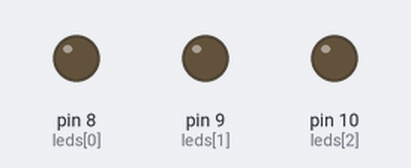
Bench run of a sketch on a simulated Arduino Uno, built with avr-gcc and run on an emulated ATmega328P. Shown: output pins drawn as LEDs (lit = HIGH).

Above: at 0.15 s.
At 1.05 s:
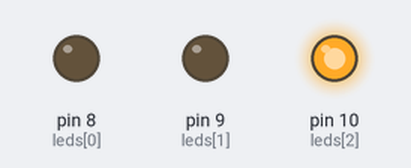
At 1.65 s:
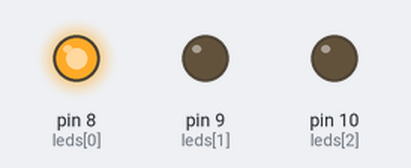
At 2.55 s:
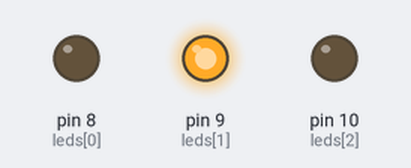
Timing chart, 0 to 3.0 s (numbered marks = the images above):
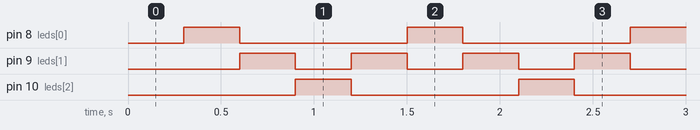

The sketch:

08_knight_rider_scanner.ino
```cpp
/*
 * Challenge #8: Knight Rider LED Scanner
 *
 * Objective:
 * Create a moving LED scanner effect similar to the
 * Knight Rider car or Cylon eye effect.
 *
 * Hardware:
 *
 *   LED1 -> Pin 8
 *   LED2 -> Pin 9
 *   LED3 -> Pin 10
 *   LED4 -> Pin 11
 *   LED5 -> Pin 12
 *
 * Behaviour:
 *
 *   ● ○ ○ ○ ○
 *   ○ ● ○ ○ ○
 *   ○ ○ ● ○ ○
 *   ○ ○ ○ ● ○
 *   ○ ○ ○ ○ ●
 *   ○ ○ ○ ● ○
 *   ○ ○ ● ○ ○
 *   ○ ● ○ ○ ○
 *   ● ○ ○ ○ ○
 *   (repeat forever)
 *
 * Requirements:
 *
 *   - Use millis() for timing.
 *   - Do not use delay().
 *   - Use an array to store LED pins.
 *   - Use a loop when updating LEDs.
 *   - Only one LED should be ON at a time.
 *
 * Suggested Variables:
 *
 *   currentLed
 *   direction
 *   previousUpdateTime
 *
 * Concepts Practiced:
 *
 *   - Arrays
 *   - Loops
 *   - Indexing
 *   - Boundary Conditions
 *   - State Representation
 *   - Non-blocking Programming
 */


#include <Arduino.h>

enum Direction {
  RIGHT,
  LEFT,
};

uint8_t leds[] = {8, 9, 10};
uint8_t size = sizeof(leds) / sizeof(leds[0]);
int led = 0;
unsigned long time = 0;
Direction direction = RIGHT;

void onLed(const uint8_t leds[], uint8_t ledToOn, uint8_t size) {
  for (int i = 0; i < size; i++) {
    if (i == ledToOn) {
      digitalWrite(leds[i], HIGH);
    } else {
      digitalWrite(leds[i], LOW);
    }
  }
}

void setup() {
  for (uint8_t pin : leds) {
    pinMode(pin, OUTPUT);
  }
  time = millis();
}

void loop() {
  if (millis() - time >= 300) {
    time = millis();
    onLed(leds, led, size);
    switch (direction) {
    case RIGHT:
      led++;
      if (led == size) {
        direction = LEFT;
        led = size - 2;
      }
      break;
    case LEFT:
      led--;
      if (led == -1) {
        direction = RIGHT;
        led = 1;
      }
      break;
    }
  }
}
```

Measured:
- by itself, pin 8 (leds[0]), pin 10 (leds[2]): alternates HIGH for 0.30 s and LOW for 0.90 s
- by itself, pin 9 (leds[1]): alternates HIGH for 0.30 s and LOW for 0.30 s
- by itself, everything shown: repeats every 1.2 s, in 4 steps
